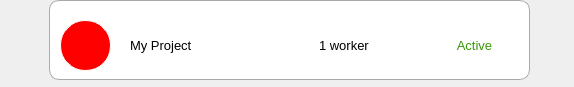
<?xml version="1.0" encoding="UTF-8"?>
<ui version="4.0">
 <class>TaskItemWindow</class>
 <widget class="QWidget" name="TaskItemWindow">
  <property name="geometry">
   <rect>
    <x>0</x>
    <y>0</y>
    <width>574</width>
    <height>87</height>
   </rect>
  </property>
  <property name="windowTitle">
   <string>Form</string>
  </property>
  <widget class="QPushButton" name="pushButton">
   <property name="geometry">
    <rect>
     <x>10</x>
     <y>30</y>
     <width>21</width>
     <height>23</height>
    </rect>
   </property>
   <property name="styleSheet">
    <string notr="true">QPushButton
{
  color: white;
  width:30px;
  height:30px;
  background-color:transparent;
  border-width: 0px;
  border-radius: 3px;
   image: url(:/Images/images/icon_05.png);
}
QPushButton:hover
{
  background-color: #A9A9A9;
  
}</string>
   </property>
   <property name="text">
    <string/>
   </property>
  </widget>
  <widget class="QPushButton" name="pushButton_2">
   <property name="geometry">
    <rect>
     <x>540</x>
     <y>10</y>
     <width>21</width>
     <height>23</height>
    </rect>
   </property>
   <property name="styleSheet">
    <string notr="true">QPushButton
{
  color: white;
  width:30px;
  height:30px;
  background-color:transparent;
  border-width: 0px;
  border-radius: 3px;
   image: url(:/Images/images/icon_06.png);
}
QPushButton:hover
{
  background-color: #A9A9A9;
  
}</string>
   </property>
   <property name="text">
    <string/>
   </property>
  </widget>
  <widget class="QLabel" name="lblProjectName">
   <property name="geometry">
    <rect>
     <x>130</x>
     <y>20</y>
     <width>181</width>
     <height>51</height>
    </rect>
   </property>
   <property name="font">
    <font>
     <pointsize>10</pointsize>
    </font>
   </property>
   <property name="styleSheet">
    <string notr="true">background-color: transparent;</string>
   </property>
   <property name="text">
    <string>My Project</string>
   </property>
   <property name="wordWrap">
    <bool>true</bool>
   </property>
  </widget>
  <widget class="QLabel" name="lblPhoto">
   <property name="geometry">
    <rect>
     <x>60</x>
     <y>20</y>
     <width>51</width>
     <height>51</height>
    </rect>
   </property>
   <property name="font">
    <font>
     <pointsize>10</pointsize>
    </font>
   </property>
   <property name="styleSheet">
    <string notr="true">QLabel {
	width: 50px;
   height:50px;
  border: 1px solid white;
 border-radius: 25px;
background-color:Red;
}</string>
   </property>
   <property name="text">
    <string/>
   </property>
  </widget>
  <widget class="QWidget" name="widgetBackground" native="true">
   <property name="geometry">
    <rect>
     <x>49</x>
     <y>0</y>
     <width>481</width>
     <height>80</height>
    </rect>
   </property>
   <property name="styleSheet">
    <string notr="true">QWidget {
 background-color:white;
 border:1px solid #AAAAAA; 
 border-radius: 10px;
}
</string>
   </property>
   <widget class="QLabel" name="lblWorkers">
    <property name="geometry">
     <rect>
      <x>270</x>
      <y>20</y>
      <width>71</width>
      <height>51</height>
     </rect>
    </property>
    <property name="font">
     <font>
      <pointsize>10</pointsize>
     </font>
    </property>
    <property name="styleSheet">
     <string notr="true">QLabel{
border-width:0px;
}</string>
    </property>
    <property name="text">
     <string>1 worker</string>
    </property>
   </widget>
   <widget class="QLabel" name="lblActive">
    <property name="geometry">
     <rect>
      <x>380</x>
      <y>30</y>
      <width>91</width>
      <height>31</height>
     </rect>
    </property>
    <property name="font">
     <font>
      <pointsize>10</pointsize>
     </font>
    </property>
    <property name="styleSheet">
     <string notr="true">color:rgb(57, 150, 7);
border-width:0px;</string>
    </property>
    <property name="text">
     <string>Active</string>
    </property>
    <property name="alignment">
     <set>Qt::AlignCenter</set>
    </property>
    <property name="wordWrap">
     <bool>true</bool>
    </property>
   </widget>
  </widget>
  <zorder>widgetBackground</zorder>
  <zorder>pushButton</zorder>
  <zorder>pushButton_2</zorder>
  <zorder>lblProjectName</zorder>
  <zorder>lblPhoto</zorder>
 </widget>
 <resources/>
 <connections/>
</ui>
